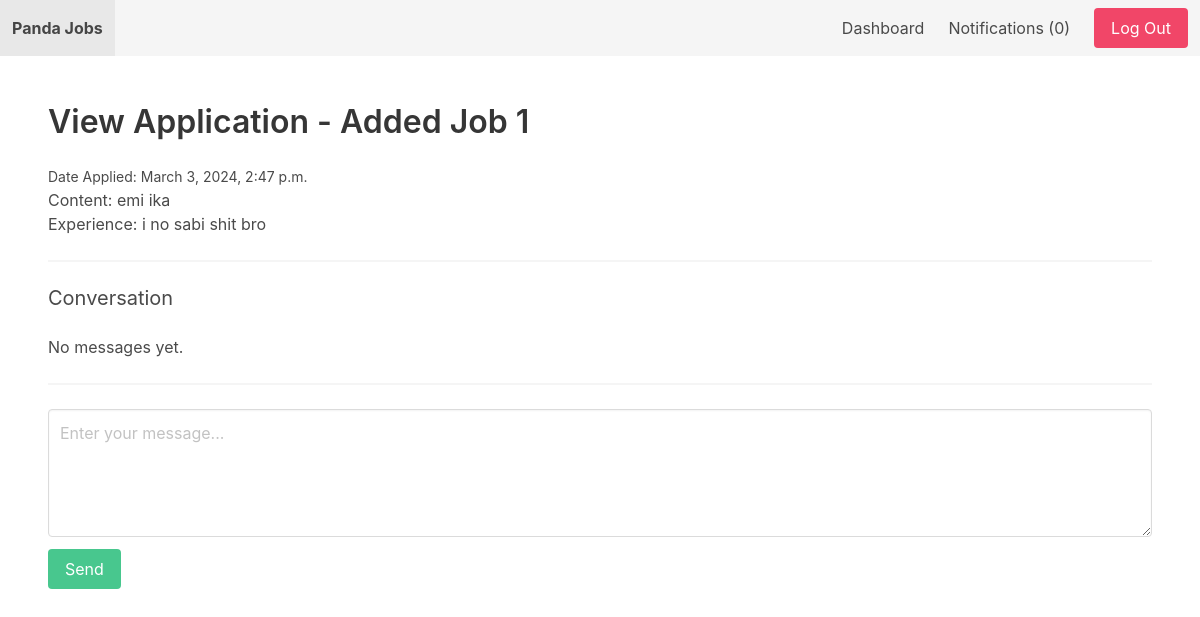
The page /userprofile/application/3/ (signed in) on the database as committed earlier.
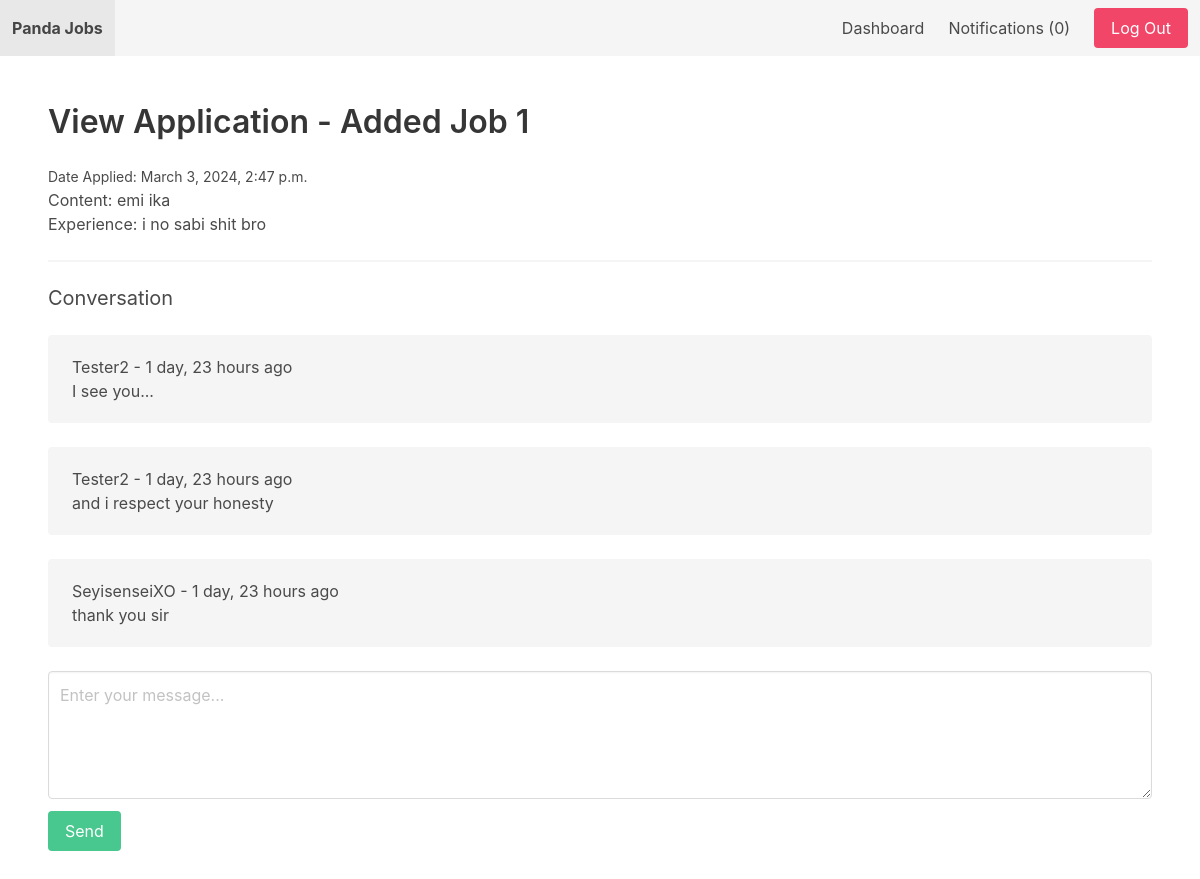
The same page on the database as committed later.
### apps/userprofile/models.py (models this page shows)
class Message(models.Model):
    application = models.ForeignKey(JobApplication, related_name='messages', on_delete=models.CASCADE)
    content = models.TextField()
    created_by = models.ForeignKey(User, related_name='messages', on_delete=models.CASCADE)
    created_at = models.DateTimeField(auto_now_add=True)
    class Meta:
        ordering = ['created_at']

### apps/userprofile/views.py (the view, shortened to what this page needs)
# urls.py: path('application/<int:application_id>/', view_application, name='view_application'),
@login_required
def view_application(request, application_id):
    if request.user.userprofile.is_employer:
        application = JobApplication.objects.get(pk=application_id, job__created_by=request.user)
    else:
        application = JobApplication.objects.get(pk=application_id, created_by=request.user)
    return render(request, 'view_application.html', {'application':application})

### apps/notifications/context_processors.py (called while the page is built)
def notification(request):
    if request.user.is_authenticated:
        return {'notifications': request.user.notifications.filter(is_read=False)}
    else:
        return {'notifications': []}

### apps/userprofile/templates/view_application.html (shortened to what this page needs)
{% extends 'base.html' %}
{% block content %}
    <h1 class="title">View Application - {{ application.job.title }}</h1>
    <small>Date Applied: {{ application.created_at }}</small>
    <p>Content: {{ application.content }}</p>
    <p>Experience: {{ application.experience }}</p>
    <hr>
    <h2 class="subtitle">Conversation</h2>
    {% for message in application.messages.all %}
        <div class="notification">
            <p>{{ message.created_by.username }} - {{ message.created_at | timesince }} ago</p>
            <p>{{ message.content }}</p>
        </div>
    {% empty %}
        <p>No messages yet.</p>
        <hr>
    {% endfor %}
    <form action="" method="post">
        <div class="field">
            <div class="control">
                <textarea class="textarea" name="content" id="id_content" placeholder="Enter your message..."></textarea>
            </div>
        </div>
        <div class="field">
            <div class="control">
                <button class="button is-success">Send</button>
            </div>
        </div>
{% endblock %}

Rows that differ between the two databases and show on the page:
added Message: created_by.username "Tester2", created_at "1 day, 23 hours", content "I see you..."
added Message: created_by.username "Tester2", created_at "1 day, 23 hours", content "and i respect your honesty"
added Message: created_by.username "SeyisenseiXO", created_at "1 day, 23 hours", content "thank you sir"
Other text that changed with them:
text no longer shown: "No messages yet."
